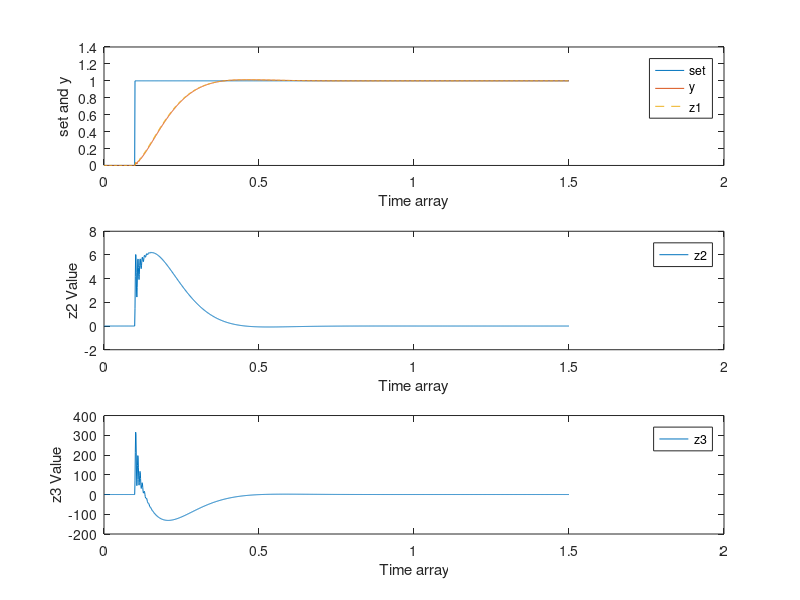

Source code (MATLAB):
% step 1: transfer function descrete.
% step 2: assemble all

clear
clc

%% Set sample time and end time, note: shanno sampling theory
sampleTime = 0.001;
offset = 0;

% 1.0
endtime = 1.5;
len = endtime / sampleTime;
t = sampleTime:sampleTime:endtime;

%% Parameter

%%% 0.019   15   180
%%% 0.05    15   90

% b0 = 0.019;      % bo greater than or equal to b
% omega_c = 15;
% omega_o = 187.6250;

b0 = 0.019;      % bo greater than or equal to b
omega_c = 20;
omega_o = 187;

Kp = omega_c.^2;
Kd = 2*omega_c;

%% Set input signal
switch(1)
    case 1
        stepTime = 0.1;
        Temp = stepTime / sampleTime;
        input_signal(1:Temp) = 0;
        input_signal(Temp:len+1) = 1;
    case 2
        input_signal = impluse();
    case 3
        input_signal = wave();
    case 4
        input_signal = userDefine();
end

%% Descrete transfer function
% G(s) = 1/(s^2 + 2*s + 4);
% Gz = c2d(G, sampleTime) -----> Y/U = (4.997e-07 z + 4.993e-07) / (z^2 - 1.998 z + 0.998)
% Z^(-1) --->  y(k+2) - 1.998*y(k+1) + 0.998*y(k) = 4.997e-7*u(k+1) + 4.993e-7*u(k)
%        --->  y(k) = 1.998*y(k-1) - 0.998*y(k-2) + 4.997e-7*u(k-1) + 4.993e-7*u(k-2)

%% Initialize all
u0 = zeros(1, len);

z1 = zeros(1, len);
z2 = zeros(1, len);
z3 = zeros(1, len);

e1 = zeros(1, len);
e2 = zeros(1, len);

% Up to Gp(s) transfer function.
% y(k) = -1.998*y(k-1) - 0.998*y(k-2) + 4.997e-7*u(k) + 4.993e-7*u(k - 1)
y = zeros(1, len);
u = zeros(1, len);

%% Initialize all
e1(1) = input_signal(1) - z1(1);
u0(1) = Kp*e1(1) - Kd*z2(1);
e2(1) = u0(1) - z3(1);

u(1) = 0;
u(2) = e2(1) / b0;

% G(s) = 1/(s^2 + 2*s + 4);
% Gz = c2d(G, sampleTime) -----> Y/U = (4.997e-07 z + 4.993e-07) / (z^2 - 1.998 z + 0.998)
y(3) = 1.998*y(2) - 0.998*y(1) + 4.997e-7*u(2) + 4.993e-7*u(1);

% Future z(i-1)   now z(i-2)   before  z(i-3)
z1(2) = z1(1) + sampleTime*(3*omega_o*(y(3) - z1(1)) + z2(1));
z2(2) = z2(1) + sampleTime*(3*omega_o^2*(y(3) - z1(1)) + b0*u(2) + z3(1));
z3(2) = z3(1) + sampleTime*(omega_o^3*(y(3) - z1(1)));

error = 0;
%% Pro proccessing and update
for i = 99:len-1
    e1(i+1) = input_signal(i+1) - z1(i+1);
    u0(i+1) = Kp*e1(i+1) - Kd*z2(i+1);
    e2(i+1) = u0(i+1) - z3(i+1);

    error = error + abs(e1(i+1));
    u(i+2) = e2(i+1) / b0;
    
    % G(s) = 1/(s^2 + 2*s + 4);
    % Gz = c2d(G, sampleTime) -----> Y/U = (4.997e-07 z + 4.993e-07) / (z^2 - 1.998 z + 0.998)
    y(i+3) = 1.998*y(i+2) - 0.998*y(i+2) + 4.997e-7*u(i+2) + 4.993e-7*u(i+1);
    
    % Future z(i-1)   now z(i-2)   before  z(i-3)
    z1(i+2) = z1(i+1) + sampleTime*(3*omega_o*(y(i+3) - z1(i+1)) + z2(i+1));
    z2(i+2) = z2(i+1) + sampleTime*(3*omega_o^2*(y(i+3) - z1(i+1)) + b0*u(i+2) + z3(i+1));
    z3(i+2) = z3(i+1) + sampleTime*(omega_o^3*(y(i+3) - z1(i+1)));
    
    y(i+1) = y(i+2);
    y(i+2) = y(i+3);
    
    z1(i+1) = z1(i+2);
    z2(i+1) = z2(i+2);
    z3(i+1) = z3(i+2);
    
    u(i+1) = u(i+2);

end

error = error / length(u);

% input_signal = input_signal(1:len);
% u = u(1:len);
% y = y(1:len);
% z1 = z1(1:len);
% z2 = z2(1:len);
% z3 = z3(1:len);

%%
subplot(311)
plot(t, input_signal(1:len), t, y(1:len), t, z1(1:len),'--');
xlabel('Time array');
ylabel('set and y');
legend('set', 'y', 'z1')
subplot(312)
plot(t, z2(1:len))
xlabel('Time array');
ylabel('z2 Value');
legend('z2');
subplot(313)
plot(t, z3(1:len))
xlabel('Time array');
ylabel('z3 Value');
legend('z3');

log((1.4-1.312*2^0.026)/(0.002*2^0.48*log(2-0.452*2^1.22)))
